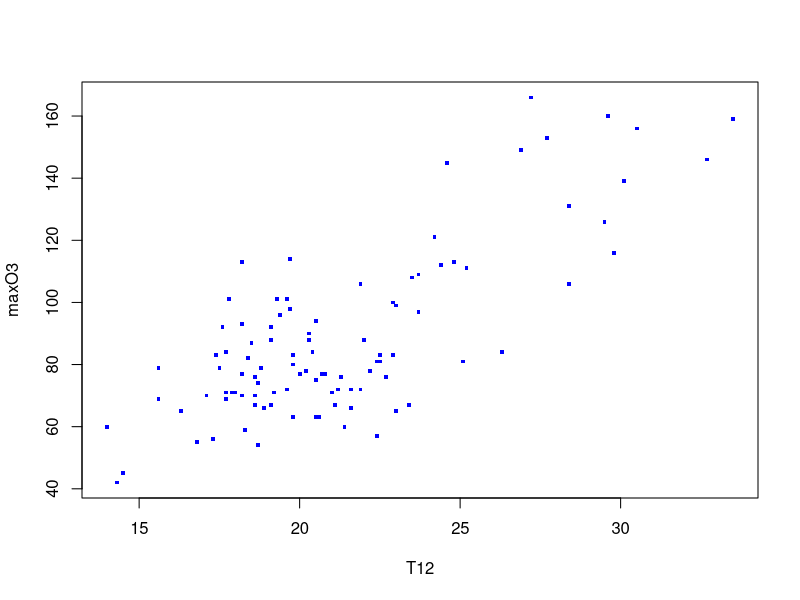
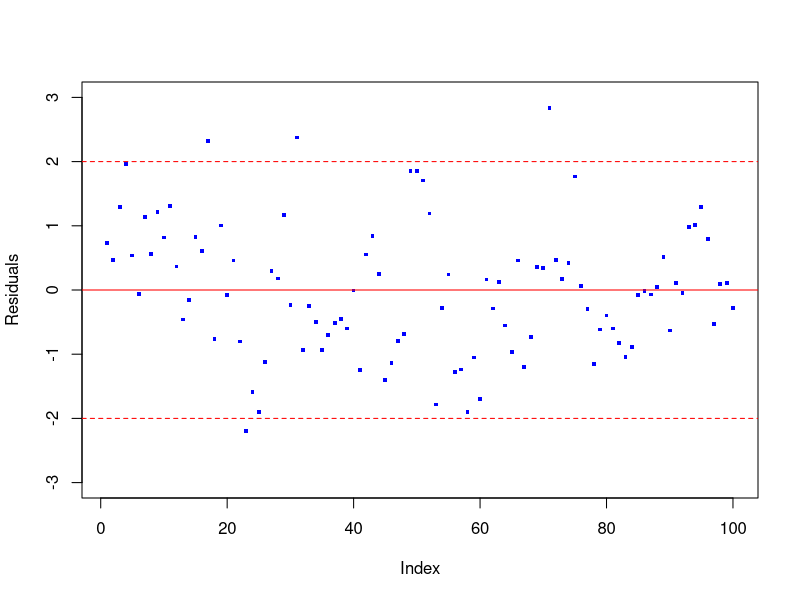
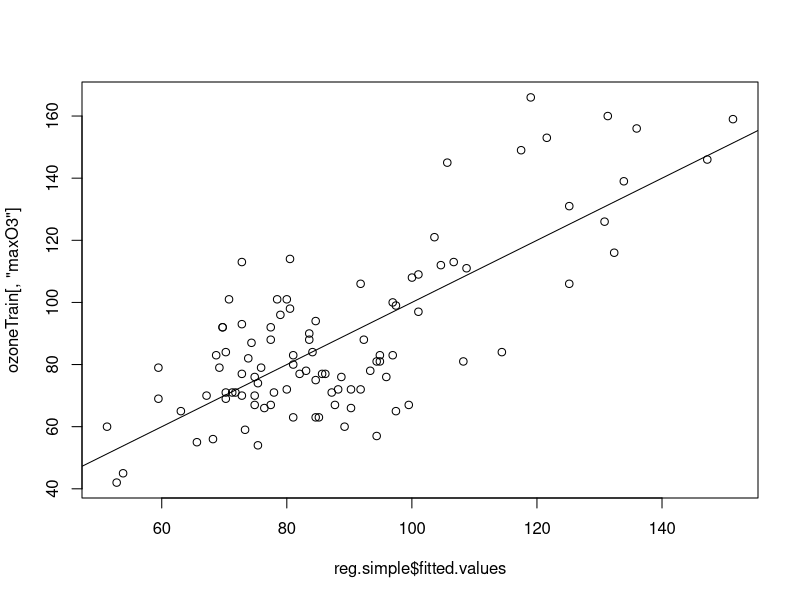

The R script that drew these images, in order:
ozoneTrain <- read.table("ozoneTrain.txt", header=TRUE)
summary(ozoneTrain[,c("maxO3","T12")])

plot(maxO3 ~ T12,data=ozoneTrain,pch=15,cex=0.5,col="blue")

reg.simple <- lm(maxO3 ~ T12, data = ozoneTrain)
summary(reg.simple)

res.stu <- rstudent(reg.simple)
plot(res.stu,pch=15,cex=0.5,ylab="Residuals",ylim=c(-3,3),col="blue")
abline(h=c(-2,0,2),lty=c(2,1,2),col="red")

plot(reg.simple$fitted.values,ozoneTrain[,"maxO3"])
abline(0,1)
